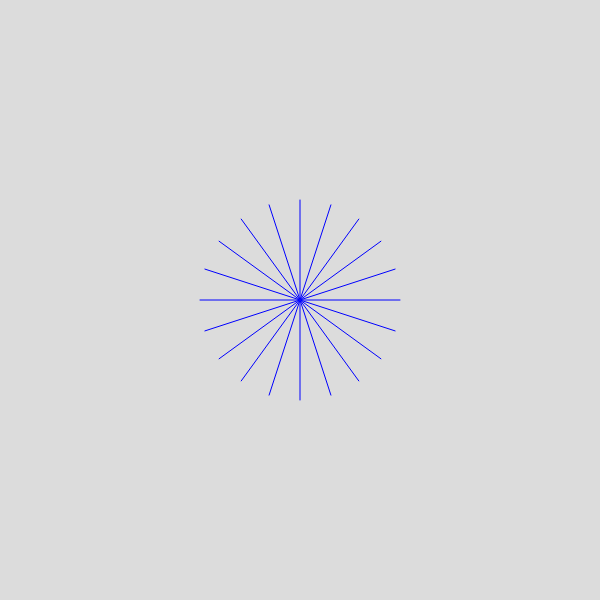
Frame 1 (no input)
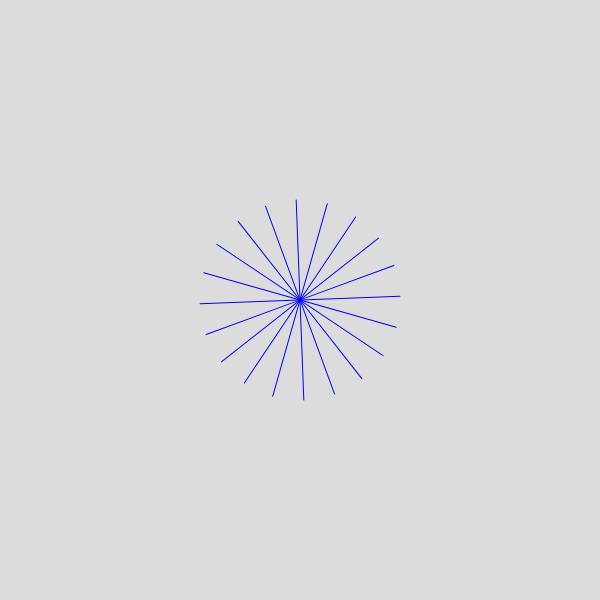
Frame 60 (no input)
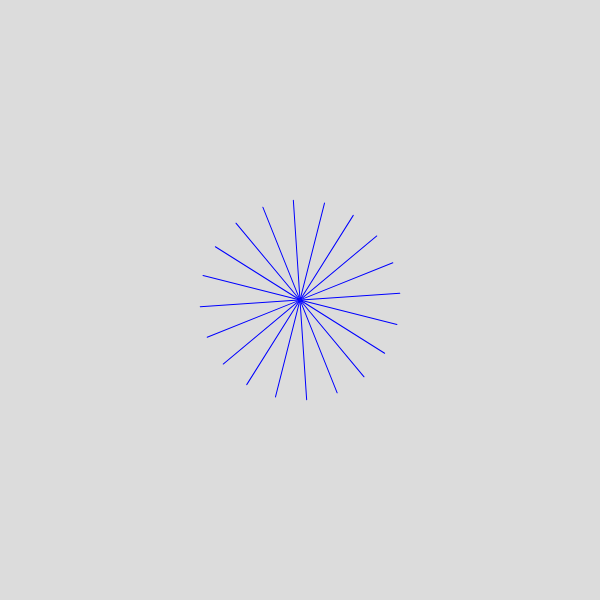
Frame 120 (the mouse pressed at the canvas centre since frame 60)

The p5.js sketch that drew these frames (run headless with seeded random() and noise() and a simulated clock; from frame 60 on, the mouse is pressed at the canvas centre):

// p5.js sketch
// ── sketch.js
var limit;
var theta = 0.0;

function setup() { 
  createCanvas(600, 600);
  limit = 2 * PI;
} 

function draw() { 
  background(220);
  push();
  translate(width/2, height/2);
  rotate(theta);
	for(var i=0; i<limit; i+=PI/10){
		
    // make the length of lines random
    // step = int(random(0,100));
    
    step = 100;
    
    // map it to the mouse
    // step = map(mouseX, 0, width, 10, 300);
    
    // give the middle some space
		// px1 = 300+Math.sin(i)*30;
		// py1 = 300+Math.cos(i)*30;
		// px2 = 300+Math.sin(i)*(30+step);
		// py2 = 300+Math.cos(i)*(30+step); 
    
    px1 = Math.sin(i);
    py1 = Math.cos(i);
    px2 = Math.sin(i)*step;
    py2 = Math.cos(i)*step; 
	
		stroke(0,0,255);
		line(px1, py1, px2, py2);
	}	
  pop();
  
  theta += 0.01;
		
}
